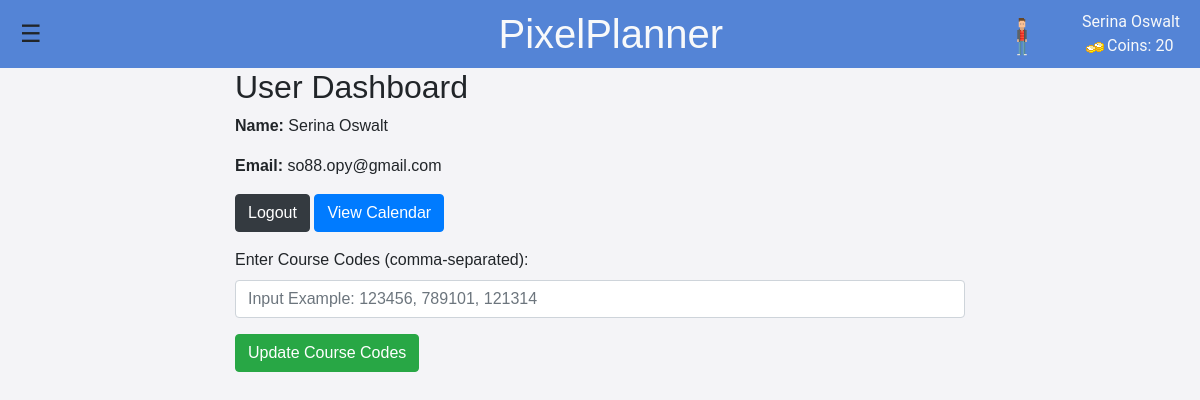
/settings (signed in), run on the app's committed database.
### app.py (models this page shows, shortened)
class User(db.Model):
    id = db.Column(db.Integer, primary_key=True)
    name = db.Column(db.String(100), nullable=False)
    email = db.Column(db.String(100), unique=True)
    password = db.Column(db.String(100))
    canvas_api_key = db.Column(db.String(255))
    course_codes_list = db.Column(db.String(255))  # New field for storing course codes
    avatar = db.Column(db.String(255))
    coins = db.Column(db.Integer)

### app.py (the view, shortened to what this page needs)
@app.route('/settings', methods=['GET', 'POST'])
def settings():
    if 'email' in session:
        user = User.query.filter_by(email=session['email']).first()
        return render_template('settings.html', user=user)
    return redirect(url_for('login'))

### templates/settings.html (shortened to what this page needs)
<!DOCTYPE html>
<html lang="en">
<head>
  <link rel="stylesheet" href="https://cdn.jsdelivr.net/npm/bootstrap@4.6.2/dist/css/bootstrap.min.css">
  <link rel="stylesheet" href="/static/css/styles.css">
</head>
<header>
    <div class="menu-icon" onmouseover="openNav()" onmouseout="closeNav()">&#9776;</div>
    <h1>PixelPlanner</h1>
  <div class="profile-info">
    <img src="{{ url_for('static', filename='images/pixelAvatar.png') }}" alt="Player Avatar" class="avatar">
    <div class="player-info">
        <span class="player-name">{{session.get('user_name', 'Guest')}}</span>
        <span class="player-coins"><img src="{{ url_for('static', filename='images/coin.png') }}" alt="Coin">Coins: {{ user.coins }}</span>
</header>
<body>
<body>
<div class="container">
    <div class="row justify-content-center">
        <div class="col-sm-8">
            <h2>User Dashboard</h2>
            <p><b>Name: </b>{{ user.name }}</p>
            <p><b>Email: </b>{{ user.email }}</p>
            <a href="/logout" class="btn btn-dark">Logout</a>
            <a href="/canvas-calendar" class="btn btn-primary">View Calendar</a>
<form action="/settings" method="POST" class="mt-3">
    <div class="form-group">
        <label for="courseCodes">Enter Course Codes (comma-separated):</label>
        <input type="text" class="form-control" id="courseCodes" name="course_codes" required placeholder="Input Example: 123456, 789101, 121314">
    </div>
    <button type="submit" class="btn btn-success">Update Course Codes</button>
</form>
        </div>
    </div>
</div>
</body>
</html>

### static/css/styles.css (style rules this page uses)
body, html { height: 100%; margin: 0; padding: 0; font-family: Arial, sans-serif; background-color: #f4f4f7; }
body, html { margin: 0; padding: 0; font-family: Arial, sans-serif; }
header { display: flex; justify-content: space-between; align-items: center; background-color: #5484d6; padding: 10px 20px; position: relative; }
header h1 { margin: 0; flex-grow: 1; color: #f8f9fa; text-align: center; }
.menu-icon { cursor: pointer; font-size: 24px; }
.profile-info { display: flex; align-items: center; position: absolute; top: 10px; right: 20px; font-family: 'Roboto', sans-serif; color: #f8f9fa; }
.avatar { height: 50px; width: auto; border-radius: 50%; }
.player-info { display: flex; flex-direction: column; margin-left: 10px }
body { font-family: Arial, sans-serif; background-color: #f4f4f7; margin: 0; padding: 0; }

### data on the page
User: get "Serina Oswalt", coins "20", name "Serina Oswalt", email "so88.opy@gmail.com"
